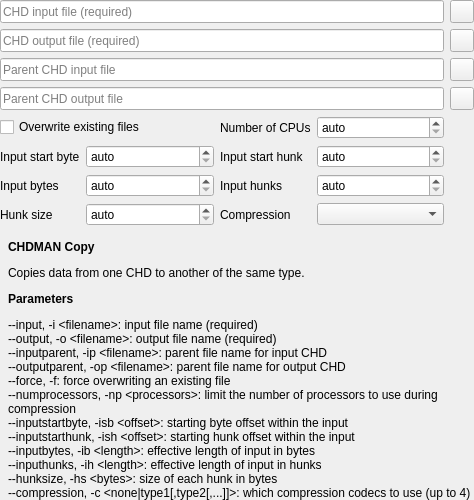
          <widget class="QWidget" name="pageCopy">
           <layout class="QGridLayout" name="gridLayoutPageCopy">
            <property name="margin">
             <number>0</number>
            </property>
            <item row="7" column="0" colspan="2">
             <widget class="QFrame" name="frameCopy">
              <layout class="QGridLayout" name="gridLayoutFrameCopy">
               <property name="margin">
                <number>0</number>
               </property>
               <item row="7" column="2">
                <widget class="QLabel" name="labelCopyCompressors">
                 <property name="text">
                  <string>Compression</string>
                 </property>
                </widget>
               </item>
               <item row="4" column="0" colspan="2">
                <widget class="QCheckBox" name="checkBoxCopyForce">
                 <property name="toolTip">
                  <string>Force overwriting output files (--force)</string>
                 </property>
                 <property name="text">
                  <string>Overwrite existing files</string>
                 </property>
                </widget>
               </item>
               <item row="5" column="1">
                <widget class="QSpinBox" name="spinBoxCopyInputStartByte">
                 <property name="sizePolicy">
                  <sizepolicy hsizetype="MinimumExpanding" vsizetype="Fixed">
                   <horstretch>0</horstretch>
                   <verstretch>0</verstretch>
                  </sizepolicy>
                 </property>
                 <property name="toolTip">
                  <string>Starting byte offset within the input (--inputstartbyte)</string>
                 </property>
                 <property name="specialValueText">
                  <string>auto</string>
                 </property>
                 <property name="minimum">
                  <number>-1</number>
                 </property>
                 <property name="maximum">
                  <number>999999999</number>
                 </property>
                 <property name="value">
                  <number>-1</number>
                 </property>
                </widget>
               </item>
               <item row="7" column="1">
                <widget class="QSpinBox" name="spinBoxCopyHunkSize">
                 <property name="sizePolicy">
                  <sizepolicy hsizetype="MinimumExpanding" vsizetype="Fixed">
                   <horstretch>0</horstretch>
                   <verstretch>0</verstretch>
                  </sizepolicy>
                 </property>
                 <property name="toolTip">
                  <string>Size in bytes of each hunk (--hunksize)</string>
                 </property>
                 <property name="specialValueText">
                  <string>auto</string>
                 </property>
                 <property name="minimum">
                  <number>-1</number>
                 </property>
                 <property name="maximum">
                  <number>999999999</number>
                 </property>
                 <property name="value">
                  <number>-1</number>
                 </property>
                </widget>
               </item>
               <item row="6" column="2">
                <widget class="QLabel" name="labelCopyInputHunks">
                 <property name="text">
                  <string>Input hunks</string>
                 </property>
                </widget>
               </item>
               <item row="6" column="0">
                <widget class="QLabel" name="labelCopyInputBytes">
                 <property name="text">
                  <string>Input bytes</string>
                 </property>
                </widget>
               </item>
               <item row="6" column="1">
                <widget class="QSpinBox" name="spinBoxCopyInputBytes">
                 <property name="sizePolicy">
                  <sizepolicy hsizetype="MinimumExpanding" vsizetype="Fixed">
                   <horstretch>0</horstretch>
                   <verstretch>0</verstretch>
                  </sizepolicy>
                 </property>
                 <property name="toolTip">
                  <string>Effective length of input in bytes (--inputbytes)</string>
                 </property>
                 <property name="specialValueText">
                  <string>auto</string>
                 </property>
                 <property name="minimum">
                  <number>-1</number>
                 </property>
                 <property name="maximum">
                  <number>999999999</number>
                 </property>
                 <property name="value">
                  <number>-1</number>
                 </property>
                </widget>
               </item>
               <item row="1" column="4">
                <widget class="QToolButton" name="toolButtonBrowseCopyOutputFile">
                 <property name="sizePolicy">
                  <sizepolicy hsizetype="Fixed" vsizetype="Minimum">
                   <horstretch>0</horstretch>
                   <verstretch>0</verstretch>
                  </sizepolicy>
                 </property>
                 <property name="icon">
                  <iconset resource="qchdman.qrc">
                   <normaloff>:/images/fileopen.png</normaloff>:/images/fileopen.png</iconset>
                 </property>
                </widget>
               </item>
               <item row="5" column="0">
                <widget class="QLabel" name="labelCopyInputStartByte">
                 <property name="text">
                  <string>Input start byte</string>
                 </property>
                </widget>
               </item>
               <item row="3" column="4">
                <widget class="QToolButton" name="toolButtonBrowseCopyParentOutputFile">
                 <property name="sizePolicy">
                  <sizepolicy hsizetype="Fixed" vsizetype="Minimum">
                   <horstretch>0</horstretch>
                   <verstretch>0</verstretch>
                  </sizepolicy>
                 </property>
                 <property name="icon">
                  <iconset resource="qchdman.qrc">
                   <normaloff>:/images/fileopen.png</normaloff>:/images/fileopen.png</iconset>
                 </property>
                </widget>
               </item>
               <item row="3" column="0" colspan="4">
                <widget class="QLineEdit" name="lineEditCopyParentOutputFile">
                 <property name="sizePolicy">
                  <sizepolicy hsizetype="Expanding" vsizetype="Minimum">
                   <horstretch>0</horstretch>
                   <verstretch>0</verstretch>
                  </sizepolicy>
                 </property>
                 <property name="toolTip">
                  <string>Parent CHD output file (--outputparent)</string>
                 </property>
                 <property name="placeholderText">
                  <string>Parent CHD output file</string>
                 </property>
                </widget>
               </item>
               <item row="1" column="0" colspan="4">
                <widget class="QLineEdit" name="lineEditCopyOutputFile">
                 <property name="sizePolicy">
                  <sizepolicy hsizetype="Expanding" vsizetype="Minimum">
                   <horstretch>0</horstretch>
                   <verstretch>0</verstretch>
                  </sizepolicy>
                 </property>
                 <property name="toolTip">
                  <string>CHD output file (--output)</string>
                 </property>
                 <property name="placeholderText">
                  <string>CHD output file (required)</string>
                 </property>
                </widget>
               </item>
               <item row="7" column="0">
                <widget class="QLabel" name="labelCopyHunkSize">
                 <property name="text">
                  <string>Hunk size</string>
                 </property>
                </widget>
               </item>
               <item row="4" column="2">
                <widget class="QLabel" name="labelCopyProcessors">
                 <property name="text">
                  <string>Number of CPUs</string>
                 </property>
                </widget>
               </item>
               <item row="5" column="2">
                <widget class="QLabel" name="labelCopyInputStartHunk">
                 <property name="text">
                  <string>Input start hunk</string>
                 </property>
                </widget>
               </item>
               <item row="0" column="4">
                <widget class="QToolButton" name="toolButtonBrowseCopyInputFile">
                 <property name="sizePolicy">
                  <sizepolicy hsizetype="Fixed" vsizetype="Minimum">
                   <horstretch>0</horstretch>
                   <verstretch>0</verstretch>
                  </sizepolicy>
                 </property>
                 <property name="icon">
                  <iconset resource="qchdman.qrc">
                   <normaloff>:/images/fileopen.png</normaloff>:/images/fileopen.png</iconset>
                 </property>
                </widget>
               </item>
               <item row="0" column="0" colspan="4">
                <widget class="QLineEdit" name="lineEditCopyInputFile">
                 <property name="sizePolicy">
                  <sizepolicy hsizetype="Expanding" vsizetype="Minimum">
                   <horstretch>0</horstretch>
                   <verstretch>0</verstretch>
                  </sizepolicy>
                 </property>
                 <property name="toolTip">
                  <string>CHD input file (--input)</string>
                 </property>
                 <property name="placeholderText">
                  <string>CHD input file (required)</string>
                 </property>
                </widget>
               </item>
               <item row="4" column="3">
                <widget class="QSpinBox" name="spinBoxCopyProcessors">
                 <property name="sizePolicy">
                  <sizepolicy hsizetype="MinimumExpanding" vsizetype="Fixed">
                   <horstretch>0</horstretch>
                   <verstretch>0</verstretch>
                  </sizepolicy>
                 </property>
                 <property name="toolTip">
                  <string>Limit the number of processors to use during compression (--numprocessors)</string>
                 </property>
                 <property name="specialValueText">
                  <string>auto</string>
                 </property>
                 <property name="minimum">
                  <number>0</number>
                 </property>
                 <property name="maximum">
                  <number>9999</number>
                 </property>
                 <property name="value">
                  <number>0</number>
                 </property>
                </widget>
               </item>
               <item row="5" column="3">
                <widget class="QSpinBox" name="spinBoxCopyInputStartHunk">
                 <property name="sizePolicy">
                  <sizepolicy hsizetype="MinimumExpanding" vsizetype="Fixed">
                   <horstretch>0</horstretch>
                   <verstretch>0</verstretch>
                  </sizepolicy>
                 </property>
                 <property name="toolTip">
                  <string>Starting hunk offset within the input (--inputstarthunk)</string>
                 </property>
                 <property name="specialValueText">
                  <string>auto</string>
                 </property>
                 <property name="minimum">
                  <number>-1</number>
                 </property>
                 <property name="maximum">
                  <number>999999999</number>
                 </property>
                 <property name="value">
                  <number>-1</number>
                 </property>
                </widget>
               </item>
               <item row="6" column="3">
                <widget class="QSpinBox" name="spinBoxCopyInputHunks">
                 <property name="sizePolicy">
                  <sizepolicy hsizetype="MinimumExpanding" vsizetype="Fixed">
                   <horstretch>0</horstretch>
                   <verstretch>0</verstretch>
                  </sizepolicy>
                 </property>
                 <property name="toolTip">
                  <string>Effective length of input in hunks (--inputhunks)</string>
                 </property>
                 <property name="specialValueText">
                  <string>auto</string>
                 </property>
                 <property name="minimum">
                  <number>-1</number>
                 </property>
                 <property name="maximum">
                  <number>999999999</number>
                 </property>
                 <property name="value">
                  <number>-1</number>
                 </property>
                </widget>
               </item>
               <item row="7" column="3">
                <widget class="QComboBox" name="comboBoxCopyCompression">
                 <property name="sizePolicy">
                  <sizepolicy hsizetype="MinimumExpanding" vsizetype="Fixed">
                   <horstretch>0</horstretch>
                   <verstretch>0</verstretch>
                  </sizepolicy>
                 </property>
                 <property name="toolTip">
                  <string>Select up to 4 compression codecs to use (--compression)</string>
                 </property>
                 <property name="maxVisibleItems">
                  <number>20</number>
                 </property>
                </widget>
               </item>
               <item row="2" column="0" colspan="4">
                <widget class="QLineEdit" name="lineEditCopyParentInputFile">
                 <property name="sizePolicy">
                  <sizepolicy hsizetype="Expanding" vsizetype="Minimum">
                   <horstretch>0</horstretch>
                   <verstretch>0</verstretch>
                  </sizepolicy>
                 </property>
                 <property name="toolTip">
                  <string>Parent CHD input file (--inputparent)</string>
                 </property>
                 <property name="placeholderText">
                  <string>Parent CHD input file</string>
                 </property>
                </widget>
               </item>
               <item row="2" column="4">
                <widget class="QToolButton" name="toolButtonBrowseCopyParentInputFile">
                 <property name="sizePolicy">
                  <sizepolicy hsizetype="Fixed" vsizetype="Minimum">
                   <horstretch>0</horstretch>
                   <verstretch>0</verstretch>
                  </sizepolicy>
                 </property>
                 <property name="icon">
                  <iconset resource="qchdman.qrc">
                   <normaloff>:/images/fileopen.png</normaloff>:/images/fileopen.png</iconset>
                 </property>
                </widget>
               </item>
              </layout>
             </widget>
            </item>
            <item row="8" column="0" colspan="2">
             <widget class="QLabel" name="labelCopyHelp">
              <property name="text">
               <string>&lt;p&gt;
&lt;b&gt;CHDMAN Copy&lt;/b&gt;
&lt;/p&gt;
Copies data from one CHD to another of the same type.
&lt;p&gt;
&lt;b&gt;Parameters&lt;/b&gt;
&lt;/p&gt;
&lt;p&gt;
--input, -i &amp;lt;filename&amp;gt;: input file name (required)&lt;br&gt;
--output, -o &amp;lt;filename&amp;gt;: output file name (required)&lt;br&gt;
--inputparent, -ip &amp;lt;filename&amp;gt;: parent file name for input CHD&lt;br&gt;
--outputparent, -op &amp;lt;filename&amp;gt;: parent file name for output CHD&lt;br&gt;
--force, -f: force overwriting an existing file&lt;br&gt;
--numprocessors, -np &amp;lt;processors&amp;gt;: limit the number of processors to use during compression&lt;br&gt;
--inputstartbyte, -isb &amp;lt;offset&amp;gt;: starting byte offset within the input&lt;br&gt;
--inputstarthunk, -ish &amp;lt;offset&amp;gt;: starting hunk offset within the input&lt;br&gt;
--inputbytes, -ib &amp;lt;length&amp;gt;: effective length of input in bytes&lt;br&gt;
--inputhunks, -ih &amp;lt;length&amp;gt;: effective length of input in hunks&lt;br&gt;
--hunksize, -hs &amp;lt;bytes&amp;gt;: size of each hunk in bytes&lt;br&gt;
--compression, -c &amp;lt;none|type1[,type2[,...]]&amp;gt;: which compression codecs to use (up to 4)
&lt;/p&gt;</string>
              </property>
              <property name="alignment">
               <set>Qt::AlignLeading|Qt::AlignLeft|Qt::AlignTop</set>
              </property>
              <property name="wordWrap">
               <bool>true</bool>
              </property>
              <property name="margin">
               <number>8</number>
              </property>
              <property name="indent">
               <number>8</number>
              </property>
             </widget>
            </item>
            <item row="9" column="0" colspan="2">
             <spacer name="verticalSpacerCopy">
              <property name="orientation">
               <enum>Qt::Vertical</enum>
              </property>
              <property name="sizeHint" stdset="0">
               <size>
                <width>20</width>
                <height>0</height>
               </size>
              </property>
             </spacer>
            </item>
           </layout>
          </widget>
